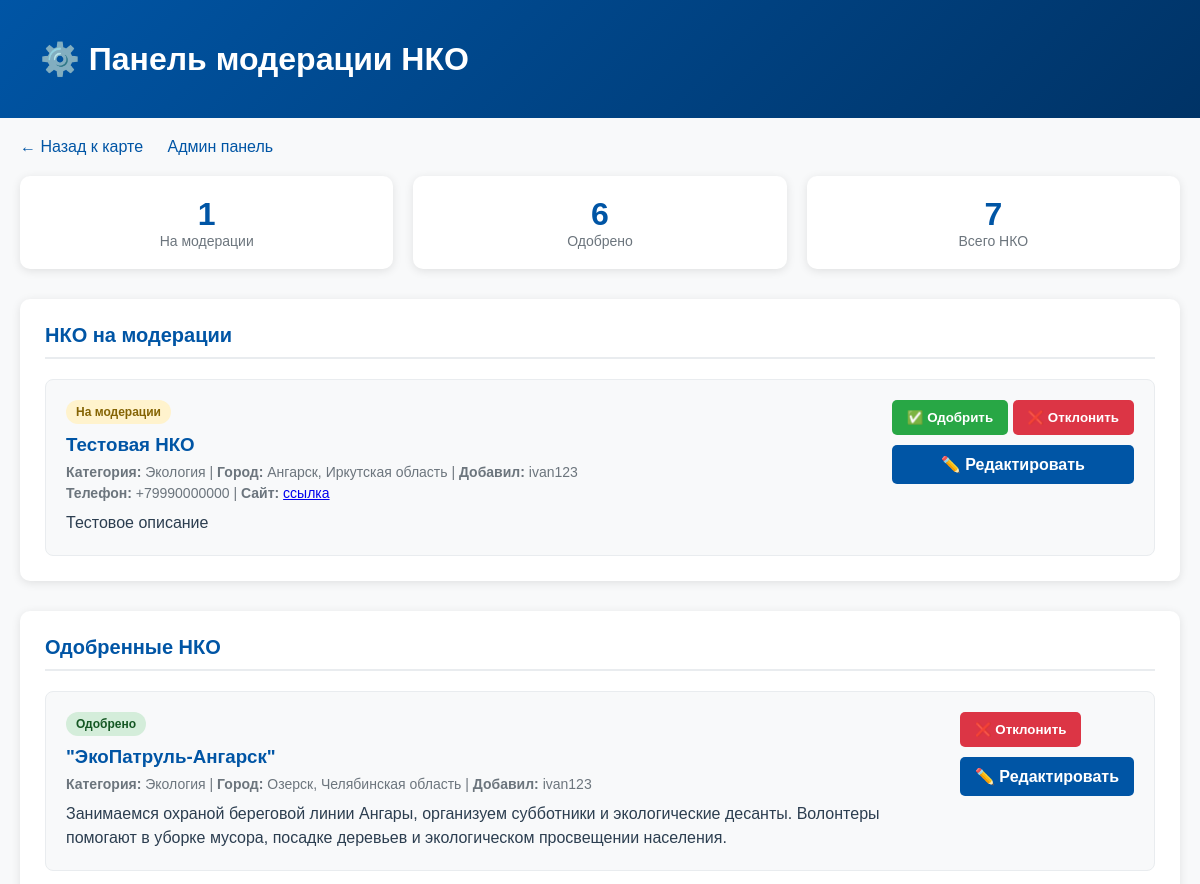
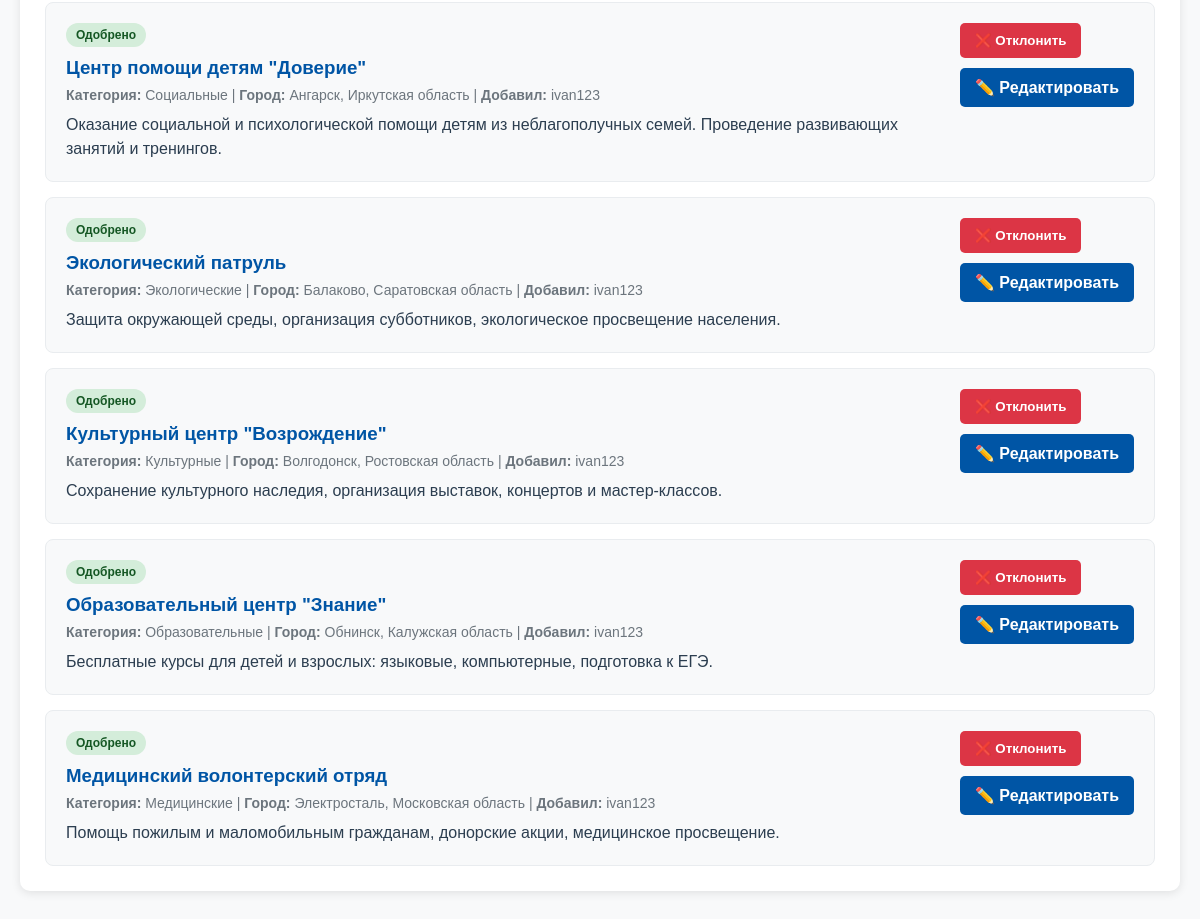
The page /moderation/ (signed in) on the database its author committed (2 pictures, top to bottom).
### map_app/models.py (models this page shows, shortened)
class NKO(models.Model):
    name = models.CharField(max_length=200)
    category = models.ForeignKey(NKOCategory, on_delete=models.CASCADE)
    description = models.TextField()
    address = models.TextField(blank=True)
    phone = models.CharField(max_length=20, blank=True)
    website = models.URLField(blank=True)
    vk_link = models.URLField(blank=True)
    city = models.ForeignKey(City, on_delete=models.CASCADE)
    latitude = models.FloatField()
    longitude = models.FloatField()
    created_by = models.ForeignKey(User, on_delete=models.CASCADE)
    is_approved = models.BooleanField(default=False)
    created_at = models.DateTimeField(auto_now_add=True)

class NKOCategory(models.Model):
    name = models.CharField(max_length=100)
    color = models.CharField(max_length=7, default='#0055a5')

class City(models.Model):
    name = models.CharField(max_length=100)
    region = models.CharField(max_length=100)
    latitude = models.FloatField(default=55.7558)
    longitude = models.FloatField(default=37.6173)

### map_app/views.py (the view, shortened to what this page needs)
# urls.py: path('moderation/', views.moderation_view, name='moderation'),
@staff_member_required
def moderation_view(request):
    pending_nkos = NKO.objects.filter(is_approved=False).select_related('category', 'city', 'created_by')
    approved_nkos = NKO.objects.filter(is_approved=True).select_related('category', 'city', 'created_by')
    context = {
        'pending_nkos': pending_nkos,
        'approved_nkos': approved_nkos,
    }
    return render(request, 'map_app/moderation.html', context)

### templates/map_app/moderation.html (shortened to what this page needs)
<!DOCTYPE html>
<html lang="ru">
<head>
</head>
<body>
    <div class="header">
        <div class="container">
            <h1>⚙️ Панель модерации НКО</h1>
        </div>
    </div>
    <div class="container">
        <div class="nav">
            <a href="{% url 'map' %}">← Назад к карте</a>
            <a href="/admin/">Админ панель</a>
        </div>
        <div class="stats">
            <div class="stat-card">
                <div class="stat-number">{{ pending_nkos.count }}</div>
                <div class="stat-label">На модерации</div>
            </div>
            <div class="stat-card">
                <div class="stat-number">{{ approved_nkos.count }}</div>
                <div class="stat-label">Одобрено</div>
            </div>
            <div class="stat-card">
                <div class="stat-number">{{ pending_nkos.count|add:approved_nkos.count }}</div>
                <div class="stat-label">Всего НКО</div>
            </div>
        </div>
        <div class="section">
            <div class="section-title">НКО на модерации</div>
            {% if pending_nkos %}
                <div class="nko-list">
                    {% for nko in pending_nkos %}
                    <div class="nko-item">
                        <div class="nko-info">
                            <div class="status-badge status-pending">На модерации</div>
                            <h3>{{ nko.name }}</h3>
                            <div class="nko-meta">
                                <strong>Категория:</strong> {{ nko.category.name }} |
                                <strong>Город:</strong> {{ nko.city.name }}, {{ nko.city.region }} |
                                <strong>Добавил:</strong> {{ nko.created_by.username }}
                            </div>
                            <div class="nko-meta">
                                <strong>Телефон:</strong> {{ nko.phone|default:"не указан" }} |
                                <strong>Сайт:</strong> {% if nko.website %}<a href="{{ nko.website }}" target="_blank">ссылка</a>{% else %}не указан{% endif %}
                            </div>
                            <div class="nko-description">{{ nko.description }}</div>
                        </div>
                        <div class="nko-actions">
                            <form method="post">
                                <button type="submit" name="action" value="approve" class="btn btn-approve">✅ Одобрить</button>
                                <button type="submit" name="action" value="reject" class="btn btn-reject">❌ Отклонить</button>
                            </form>
                            <a href="/admin/map_app/nko/{{ nko.id }}/change/" class="btn btn-edit" target="_blank">✏️ Редактировать</a>
                        </div>
                    </div>
                    {% endfor %}
                </div>
            {% else %}
                <div class="empty-state">
                    <h3>🎉 Нет НКО на модерации!</h3>
                    <p>Все заявки обработаны</p>
                </div>
            {% endif %}
        </div>
        <div class="section">
            <div class="section-title">Одобренные НКО</div>
            {% if approved_nkos %}
                <div class="nko-list">
                    {% for nko in approved_nkos %}
                    <div class="nko-item">
                        <div class="nko-info">
                            <div class="status-badge status-approved">Одобрено</div>
                            <h3>{{ nko.name }}</h3>
                            <div class="nko-meta">
                                <strong>Категория:</strong> {{ nko.category.name }} |
                                <strong>Город:</strong> {{ nko.city.name }}, {{ nko.city.region }} |
                                <strong>Добавил:</strong> {{ nko.created_by.username }}
                            </div>
                            <div class="nko-description">{{ nko.description }}</div>
                        </div>
                        <div class="nko-actions">
                            <form method="post">
                                <button type="submit" name="action" value="reject" class="btn btn-reject">❌ Отклонить</button>
                            </form>
                            <a href="/admin/map_app/nko/{{ nko.id }}/change/" class="btn btn-edit" target="_blank">✏️ Редактировать</a>
                        </div>
                    </div>
                    {% endfor %}
                </div>
            {% else %}
                <div class="empty-state">
                    <h3>📝 Нет одобренных НКО</h3>
                    <p>Одобренные организации появятся здесь</p>
                </div>
            {% endif %}
        </div>
    </div>
</body>
</html>

### templates/map_app/moderation.html (style rules this page uses)
* { margin: 0; padding: 0; box-sizing: border-box; font-family: 'Arial', sans-serif; }
body { background: #f8f9fa; color: #2c3e50; }
.header { background: linear-gradient(135deg, #0055a5, #003366); color: white; padding: 20px; }
.container { max-width: 1200px; margin: 0 auto; padding: 20px; }
.nav { margin-bottom: 20px; }
.nav a { color: #0055a5; text-decoration: none; margin-right: 20px; font-weight: 500; }
.stats { display: grid; grid-template-columns: repeat(3, 1fr); gap: 20px; margin-bottom: 30px; }
.stat-card { background: white; padding: 20px; border-radius: 10px; box-shadow: 0 2px 10px rgba(0,0,0,0.1); text-align: center; }
.stat-number { font-size: 32px; font-weight: 700; color: #0055a5; }
.stat-label { color: #6c757d; font-size: 14px; }
.section { background: white; padding: 25px; border-radius: 10px; box-shadow: 0 2px 10px rgba(0,0,0,0.1); margin-bottom: 30px; }
.section-title { font-size: 20px; font-weight: 700; color: #0055a5; margin-bottom: 20px; padding-bottom: 10px; border-bottom: 2px solid #e9ecef; }
.nko-list { display: grid; gap: 15px; }
.nko-item { display: grid; grid-template-columns: 1fr auto; gap: 20px; padding: 20px; border: 1px solid #e9ecef; border-radius: 8px; background: #f8f9fa; }
.nko-info h3 { color: #0055a5; margin-bottom: 8px; }
.nko-meta { color: #6c757d; font-size: 14px; margin-bottom: 5px; }
.nko-description { margin-top: 10px; line-height: 1.5; }
.nko-actions { display: flex; flex-direction: column; gap: 10px; min-width: 150px; }
.btn { padding: 10px 15px; border: none; border-radius: 5px; cursor: pointer; font-weight: 600; text-decoration: none; text-align: center; transition: background 0.3s; }
.btn-approve { background: #28a745; color: white; }
.btn-reject { background: #dc3545; color: white; }
.btn-edit { background: #0055a5; color: white; }
.status-badge { display: inline-block; padding: 5px 10px; border-radius: 15px; font-size: 12px; font-weight: 600; margin-bottom: 10px; }
.status-pending { background: #fff3cd; color: #856404; }
.status-approved { background: #d4edda; color: #155724; }

### rows shown on the page
NKO: name "Тестовая НКО", category.name "Экология", city.name "Ангарск", city.region "Иркутская область", created_by.username "ivan123", phone "+79990000000", description "Тестовое описание"
NKO: name "\"ЭкоПатруль-Ангарск\"", category.name "Экология", city.name "Озерск", city.region "Челябинская область", created_by.username "ivan123", description "Занимаемся охраной береговой линии Ангары, организуем субботники и экологические десанты. Волонтеры помогают в уборке мусора, посадке деревьев и экологическом просвещении населения."
NKO: name "Центр помощи детям \"Доверие\"", category.name "Социальные", city.name "Ангарск", city.region "Иркутская область", created_by.username "ivan123", description "Оказание социальной и психологической помощи детям из неблагополучных семей. Проведение развивающих занятий и тренингов."
NKO: name "Экологический патруль", category.name "Экологические", city.name "Балаково", city.region "Саратовская область", created_by.username "ivan123", description "Защита окружающей среды, организация субботников, экологическое просвещение населения."
NKO: name "Культурный центр \"Возрождение\"", category.name "Культурные", city.name "Волгодонск", city.region "Ростовская область", created_by.username "ivan123", description "Сохранение культурного наследия, организация выставок, концертов и мастер-классов."
NKO: name "Образовательный центр \"Знание\"", category.name "Образовательные", city.name "Обнинск", city.region "Калужская область", created_by.username "ivan123", description "Бесплатные курсы для детей и взрослых: языковые, компьютерные, подготовка к ЕГЭ."
NKO: name "Медицинский волонтерский отряд", category.name "Медицинские", city.name "Электросталь", city.region "Московская область", created_by.username "ivan123", description "Помощь пожилым и маломобильным гражданам, донорские акции, медицинское просвещение."

### other values the page prints
{{ pending_nkos.count }} "1"
{{ approved_nkos.count }} "6"
{{ pending_nkos.count|add:approved_nkos.count }} "7"
